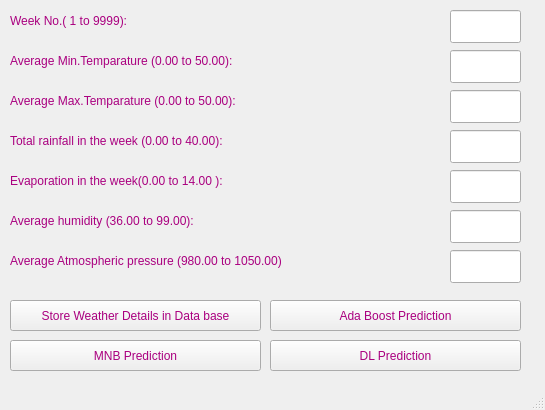
<?xml version="1.0" encoding="UTF-8"?>
<ui version="4.0">
 <class>MainWindow</class>
 <widget class="QMainWindow" name="MainWindow">
  <property name="geometry">
   <rect>
    <x>0</x>
    <y>0</y>
    <width>545</width>
    <height>410</height>
   </rect>
  </property>
  <property name="windowTitle">
   <string>Weather Details</string>
  </property>
  <property name="styleSheet">
   <string notr="true">color: rgb(170, 0, 127);
font: 75 12pt &quot;MS Shell Dlg 2&quot;;</string>
  </property>
  <widget class="QWidget" name="centralwidget">
   <widget class="QPushButton" name="pushButton">
    <property name="geometry">
     <rect>
      <x>10</x>
      <y>300</y>
      <width>251</width>
      <height>31</height>
     </rect>
    </property>
    <property name="text">
     <string>Store Weather Details in Data base</string>
    </property>
   </widget>
   <widget class="QLineEdit" name="lineEdit_4">
    <property name="geometry">
     <rect>
      <x>450</x>
      <y>50</y>
      <width>71</width>
      <height>33</height>
     </rect>
    </property>
   </widget>
   <widget class="QLabel" name="label_4">
    <property name="geometry">
     <rect>
      <x>10</x>
      <y>50</y>
      <width>431</width>
      <height>21</height>
     </rect>
    </property>
    <property name="text">
     <string>Average Min.Temparature (0.00 to 50.00):</string>
    </property>
   </widget>
   <widget class="QLineEdit" name="lineEdit_5">
    <property name="geometry">
     <rect>
      <x>450</x>
      <y>90</y>
      <width>71</width>
      <height>33</height>
     </rect>
    </property>
   </widget>
   <widget class="QLineEdit" name="lineEdit_6">
    <property name="geometry">
     <rect>
      <x>450</x>
      <y>130</y>
      <width>71</width>
      <height>33</height>
     </rect>
    </property>
   </widget>
   <widget class="QLabel" name="label_6">
    <property name="geometry">
     <rect>
      <x>10</x>
      <y>90</y>
      <width>451</width>
      <height>21</height>
     </rect>
    </property>
    <property name="text">
     <string>Average Max.Temparature (0.00 to 50.00):</string>
    </property>
   </widget>
   <widget class="QLabel" name="label_7">
    <property name="geometry">
     <rect>
      <x>10</x>
      <y>130</y>
      <width>381</width>
      <height>21</height>
     </rect>
    </property>
    <property name="text">
     <string>Total rainfall in the week (0.00 to 40.00):</string>
    </property>
   </widget>
   <widget class="QLabel" name="label_5">
    <property name="geometry">
     <rect>
      <x>10</x>
      <y>10</y>
      <width>171</width>
      <height>21</height>
     </rect>
    </property>
    <property name="text">
     <string>Week No.( 1 to 9999):</string>
    </property>
   </widget>
   <widget class="QLineEdit" name="lineEdit_9">
    <property name="geometry">
     <rect>
      <x>450</x>
      <y>10</y>
      <width>71</width>
      <height>33</height>
     </rect>
    </property>
   </widget>
   <widget class="QLineEdit" name="lineEdit_7">
    <property name="geometry">
     <rect>
      <x>450</x>
      <y>210</y>
      <width>71</width>
      <height>33</height>
     </rect>
    </property>
   </widget>
   <widget class="QLabel" name="label_8">
    <property name="geometry">
     <rect>
      <x>10</x>
      <y>211</y>
      <width>441</width>
      <height>20</height>
     </rect>
    </property>
    <property name="text">
     <string>Average humidity (36.00 to 99.00):</string>
    </property>
   </widget>
   <widget class="QPushButton" name="pushButton_2">
    <property name="geometry">
     <rect>
      <x>270</x>
      <y>300</y>
      <width>251</width>
      <height>31</height>
     </rect>
    </property>
    <property name="text">
     <string>Ada Boost Prediction</string>
    </property>
   </widget>
   <widget class="QPushButton" name="pushButton_3">
    <property name="geometry">
     <rect>
      <x>10</x>
      <y>340</y>
      <width>251</width>
      <height>31</height>
     </rect>
    </property>
    <property name="text">
     <string>MNB Prediction</string>
    </property>
   </widget>
   <widget class="QLabel" name="label_10">
    <property name="geometry">
     <rect>
      <x>10</x>
      <y>170</y>
      <width>381</width>
      <height>21</height>
     </rect>
    </property>
    <property name="text">
     <string>Evaporation in the week(0.00 to 14.00 ):</string>
    </property>
   </widget>
   <widget class="QLineEdit" name="lineEdit_8">
    <property name="geometry">
     <rect>
      <x>450</x>
      <y>170</y>
      <width>71</width>
      <height>33</height>
     </rect>
    </property>
   </widget>
   <widget class="QLineEdit" name="lineEdit_11">
    <property name="geometry">
     <rect>
      <x>450</x>
      <y>250</y>
      <width>71</width>
      <height>33</height>
     </rect>
    </property>
   </widget>
   <widget class="QLabel" name="label_12">
    <property name="geometry">
     <rect>
      <x>10</x>
      <y>250</y>
      <width>391</width>
      <height>21</height>
     </rect>
    </property>
    <property name="text">
     <string>Average Atmospheric pressure (980.00 to 1050.00)</string>
    </property>
   </widget>
   <widget class="QPushButton" name="pushButton_4">
    <property name="geometry">
     <rect>
      <x>270</x>
      <y>340</y>
      <width>251</width>
      <height>31</height>
     </rect>
    </property>
    <property name="text">
     <string>DL Prediction</string>
    </property>
   </widget>
  </widget>
  <widget class="QStatusBar" name="statusbar"/>
 </widget>
 <resources/>
 <connections/>
</ui>
